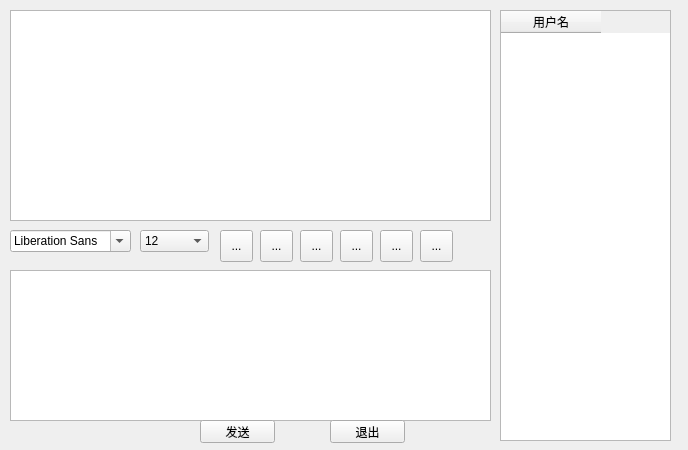
<?xml version="1.0" encoding="UTF-8"?>
<ui version="4.0">
 <class>Widget</class>
 <widget class="QWidget" name="Widget">
  <property name="geometry">
   <rect>
    <x>0</x>
    <y>0</y>
    <width>688</width>
    <height>450</height>
   </rect>
  </property>
  <property name="windowTitle">
   <string>Widget</string>
  </property>
  <widget class="QTextBrowser" name="msgBrowser">
   <property name="geometry">
    <rect>
     <x>10</x>
     <y>10</y>
     <width>481</width>
     <height>211</height>
    </rect>
   </property>
  </widget>
  <widget class="QTextEdit" name="msgTextEdit">
   <property name="geometry">
    <rect>
     <x>10</x>
     <y>270</y>
     <width>481</width>
     <height>151</height>
    </rect>
   </property>
  </widget>
  <widget class="QTableWidget" name="usrTblWidget">
   <property name="geometry">
    <rect>
     <x>500</x>
     <y>10</y>
     <width>171</width>
     <height>431</height>
    </rect>
   </property>
   <property name="selectionMode">
    <enum>QAbstractItemView::SingleSelection</enum>
   </property>
   <property name="selectionBehavior">
    <enum>QAbstractItemView::SelectRows</enum>
   </property>
   <property name="showGrid">
    <bool>false</bool>
   </property>
   <column>
    <property name="text">
     <string>用户名</string>
    </property>
   </column>
  </widget>
  <widget class="QFontComboBox" name="fontCbx">
   <property name="geometry">
    <rect>
     <x>10</x>
     <y>230</y>
     <width>121</width>
     <height>22</height>
    </rect>
   </property>
  </widget>
  <widget class="QComboBox" name="sizeCbx">
   <property name="geometry">
    <rect>
     <x>140</x>
     <y>230</y>
     <width>69</width>
     <height>22</height>
    </rect>
   </property>
   <property name="currentIndex">
    <number>4</number>
   </property>
   <item>
    <property name="text">
     <string>8</string>
    </property>
   </item>
   <item>
    <property name="text">
     <string>9</string>
    </property>
   </item>
   <item>
    <property name="text">
     <string>10</string>
    </property>
   </item>
   <item>
    <property name="text">
     <string>11</string>
    </property>
   </item>
   <item>
    <property name="text">
     <string>12</string>
    </property>
   </item>
   <item>
    <property name="text">
     <string>13</string>
    </property>
   </item>
   <item>
    <property name="text">
     <string>14</string>
    </property>
   </item>
   <item>
    <property name="text">
     <string>15</string>
    </property>
   </item>
   <item>
    <property name="text">
     <string>16</string>
    </property>
   </item>
   <item>
    <property name="text">
     <string>17</string>
    </property>
   </item>
   <item>
    <property name="text">
     <string>18</string>
    </property>
   </item>
   <item>
    <property name="text">
     <string>19</string>
    </property>
   </item>
   <item>
    <property name="text">
     <string>20</string>
    </property>
   </item>
   <item>
    <property name="text">
     <string>21</string>
    </property>
   </item>
   <item>
    <property name="text">
     <string>22</string>
    </property>
   </item>
  </widget>
  <widget class="QPushButton" name="sendBtn">
   <property name="geometry">
    <rect>
     <x>200</x>
     <y>420</y>
     <width>75</width>
     <height>23</height>
    </rect>
   </property>
   <property name="text">
    <string>发送</string>
   </property>
  </widget>
  <widget class="QPushButton" name="exitBtn">
   <property name="geometry">
    <rect>
     <x>330</x>
     <y>420</y>
     <width>75</width>
     <height>23</height>
    </rect>
   </property>
   <property name="text">
    <string>退出</string>
   </property>
  </widget>
  <widget class="QToolButton" name="boldTBtn">
   <property name="geometry">
    <rect>
     <x>220</x>
     <y>230</y>
     <width>33</width>
     <height>32</height>
    </rect>
   </property>
   <property name="toolTip">
    <string>加粗</string>
   </property>
   <property name="text">
    <string>...</string>
   </property>
   <property name="checkable">
    <bool>true</bool>
   </property>
  </widget>
  <widget class="QToolButton" name="italicTBtn">
   <property name="geometry">
    <rect>
     <x>260</x>
     <y>230</y>
     <width>33</width>
     <height>32</height>
    </rect>
   </property>
   <property name="toolTip">
    <string>倾斜</string>
   </property>
   <property name="text">
    <string>...</string>
   </property>
   <property name="checkable">
    <bool>true</bool>
   </property>
  </widget>
  <widget class="QToolButton" name="underlineTBtn">
   <property name="geometry">
    <rect>
     <x>300</x>
     <y>230</y>
     <width>33</width>
     <height>32</height>
    </rect>
   </property>
   <property name="toolTip">
    <string>下划线</string>
   </property>
   <property name="text">
    <string>...</string>
   </property>
   <property name="checkable">
    <bool>true</bool>
   </property>
  </widget>
  <widget class="QToolButton" name="colorTBtn">
   <property name="geometry">
    <rect>
     <x>340</x>
     <y>230</y>
     <width>33</width>
     <height>32</height>
    </rect>
   </property>
   <property name="toolTip">
    <string>更改字体颜色</string>
   </property>
   <property name="text">
    <string>...</string>
   </property>
   <property name="checkable">
    <bool>true</bool>
   </property>
  </widget>
  <widget class="QToolButton" name="saveTBtn">
   <property name="geometry">
    <rect>
     <x>380</x>
     <y>230</y>
     <width>33</width>
     <height>32</height>
    </rect>
   </property>
   <property name="toolTip">
    <string>保存聊天记录</string>
   </property>
   <property name="text">
    <string>...</string>
   </property>
   <property name="checkable">
    <bool>true</bool>
   </property>
  </widget>
  <widget class="QToolButton" name="clearTBtn">
   <property name="geometry">
    <rect>
     <x>420</x>
     <y>230</y>
     <width>33</width>
     <height>32</height>
    </rect>
   </property>
   <property name="toolTip">
    <string>清空聊天记录</string>
   </property>
   <property name="text">
    <string>...</string>
   </property>
   <property name="checkable">
    <bool>true</bool>
   </property>
  </widget>
 </widget>
 <layoutdefault spacing="6" margin="11"/>
 <resources/>
 <connections/>
</ui>
